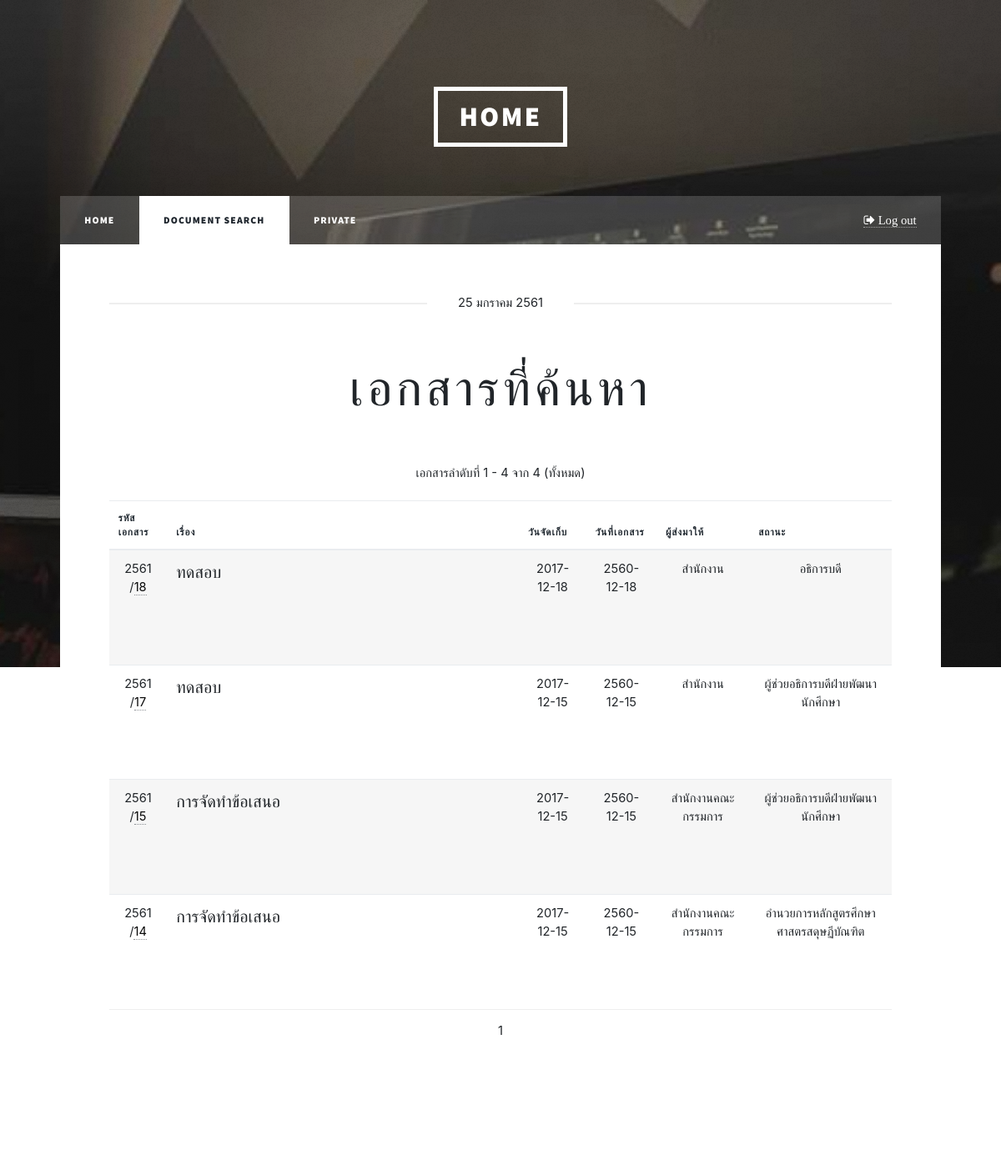
/user/Search.php (signed in), run on the app's committed database.
### tables this page shows
CREATE TABLE `document` (
  `fromName` varchar(150) NOT NULL,
  `statusName` varchar(150) NOT NULL,
  `documentDate` date NOT NULL,
  `documentTime` date NOT NULL,
  `attachment` varchar(300) NOT NULL,
  `categoryDocument` varchar(150) NOT NULL,
  `documentName` varchar(250) NOT NULL,
  `action` varchar(150) NOT NULL,
  `story` varchar(250) NOT NULL,
  `Number_of_book` varchar(10) NOT NULL,
  `positionId` int(11) NOT NULL,
  `documentId` int(11) NOT NULL
);

### connect.php (called while the page is built, shortened)
<?php
	$months=array(  "0"=>"", "01"=>"มกราคม", "02"=>"กุมภาพันธ์", "03"=>"มีนาคม", "04"=>"เมษายน", "05"=>"พฤษภาคม", "06"=>"มิถุนายน", "07"=>"กรกฎาคม", "08"=>"สิงหาคม", "09"=>"กันยายน", "10"=>"ตุลาคม",  "11"=>"พฤศจิกายน",  "12"=>"ธันวาคม"
		);
	$date = date('j');
	$m = date('m');
	$month = $months[$m];
	$year = date('Y')+543;
?>

### user/Search.php (the view, shortened to what this page needs)
<?php
include "../connect.php";
include "../pagination.php";
if($_SESSION['ses_Id'] ==""){
	header("Location: ../login.php");
	die();
} else if($_SESSION['status'] != 2){
	header("Location: ../logout.php");
	die();
}else{
	?>
	<!DOCTYPE HTML>
<html>
<head>
	<link rel="stylesheet" href="../assets/css/main.css" />
	<link href="../assets/css/freelancer.min.css" rel="stylesheet">
	<link href="../assets/css/bootstrap.min.css" rel="stylesheet">
</head>
<body class="is-loading">
	<?php
	$num=$_SESSION['ses_position'];
	$field = "ทั้งหมด";
	$sql = "SELECT document.* FROM document LEFT JOIN access
	  on document.documentId = access.documentId
	  WHERE access.positionId = '$num' " ;
	$sql .= " ORDER BY document.documentId DESC";
	$result = page_query($link, $sql, 5);
	$first = page_start_row();
	$last = page_stop_row();
	$total = page_total_rows();
	?>
	<div id="wrapper" class="fade-in">
		<header id="header">
			<a href="index.php" class="logo">Home</a>
		</header>
		<nav id="nav">
			<ul class="links">
				<ul class="links">
				<li ><a href="../user/index.php">Home</a></li>
				<li class="active"><a href="../user/Document.php">Document search</a></li>
				<li><a href="../user/private.php?userId=<?php echo $_SESSION['ses_userId']?>">private</a></li>
			</ul>
			</ul>
			<ul class="icons">
				<li><a href="../logout.php" class="fa fa-sign-out"><span class="label"> Log out</span></a></li>
			</ul>
		</nav>
		<div id="main">
			<article class="post featured">
				<header class="major">
					<span class="date" >
						<?php echo "$date $month $year";?>
					</span>
					<h2><a href="#">เอกสารที่ค้นหา</a></h2>
				</header>
				<div class="table-wrapper">
					<caption>
						<?php 	echo "เอกสารลำดับที่  $first - $last จาก $total  ($field)"; ?>
					</caption>
					<br><br>
					<table class="table">
						<thead>
							<tr>
								<th>รหัสเอกสาร</th>
								<th>เรื่อง</th>
								<th>วันจัดเก็บ</th>
								<th>วันที่เอกสาร</th>
								<th>ผู้ส่งมาให้</th>
								<th>สถานะ</th>
							</tr>
						</thead>
						<tbody>
							<?php
							while ($row = mysqli_fetch_array($result)) {
								?>
								<tr>
									<td>
									<?php echo "$year /";?><a href="../user/accessDocument.php?documentId=<?php echo $row['documentId']?>" ><?php echo $row['documentId'];?></a>
										</td>
									<td><p><?php echo $row['documentName'];?></p></td>
									<td><?php echo $row['documentTime'];?></td>
									<td><?php echo $row['documentDate'];?></td>
									<td><?php echo $row['fromName']; ?></td>
									<td><?php echo $row['statusName'];?></td>
								</tr>
								<?php
							}
							?>
						</tbody>
					</table>
				</div>
			</article>
		</div>
				<div id="copyright">
					<ul><li>&copy; Untitled</li><li>By: <a href="#">Foremost & Kwang</a></li></ul>
				</div>
			</div>
		</body>
		</html>
		<?php }
		?>

### data on the page
document: documentId "18", documentName "ทดสอบ", documentTime "2017-12-18", documentDate "2560-12-18", fromName "สำนักงาน", statusName "อธิการบดี"
document: documentId "17", documentName "ทดสอบ", documentTime "2017-12-15", documentDate "2560-12-15", fromName "สำนักงาน", statusName "ผู้ช่วยอธิการบดีฝ่ายพัฒนานักศึกษา"
document: documentId "15", documentName "การจัดทำข้อเสนอ", documentTime "2017-12-15", documentDate "2560-12-15", fromName "สำนักงานคณะกรรมการ", statusName "ผู้ช่วยอธิการบดีฝ่ายพัฒนานักศึกษา"
document: documentId "14", documentName "การจัดทำข้อเสนอ", documentTime "2017-12-15", documentDate "2560-12-15", fromName "สำนักงานคณะกรรมการ", statusName "อำนวยการหลักสูตรศึกษาศาสตรสดุษฏีบัณฑิต"

### other printed values
$date "25"
$month "มกราคม"
$year "2561"
$first "1"
$last "4"
$total "4"
$field "ทั้งหมด"
$t "1"
